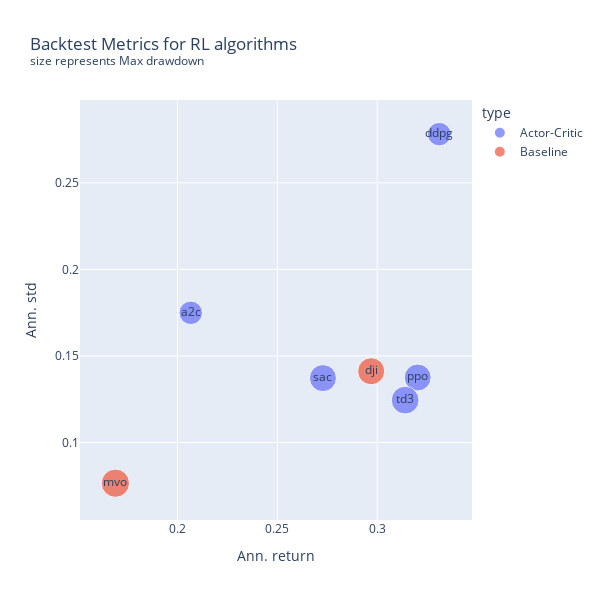

Source (notebook cell):
### Code cell
px.scatter(bm, y='Ann. std', x='Ann. return', color='type',   size='Max drawdown', # hover_name='tic',
           title='Backtest Metrics for RL algorithms<br><sup>size represents Max drawdown</sup>', text='algo', 
           #labels={'Final value': 'Final value', 'Sharpe': 'Sharpe Ratio'}, #, 'total_trades': 'Total Trades'
           width=600, height=600, 
          ).show() # template='plotly_white'

### Figure 1 — Plotly figure (JSON) as saved in the notebook; plotly's stock layout.template omitted (floating-point values rounded to 4 significant figures)
{"data": [{"hovertemplate": "type=Actor-Critic<br>Ann. return=%{x}<br>Ann. std=%{y}<br>Max drawdown=%{marker.size}<br>algo=%{text}<extra></extra>", "legendgroup": "Actor-Critic", "marker": {"color": "#636efa", "size": [0.6208, 0.622, 0.8196, 0.8695, 0.8254], "sizemode": "area", "sizeref": 0.002249, "symbol": "circle"}, "mode": "markers+text", "name": "Actor-Critic", "orientation": "v", "showlegend": true, "text": ["a2c", "ddpg", "ppo", "td3", "sac"], "type": "scatter", "x": [0.2066, 0.3311, 0.3203, 0.314, 0.2728], "xaxis": "x", "y": [0.1749, 0.2781, 0.1376, 0.1245, 0.1372], "yaxis": "y"}, {"hovertemplate": "type=Baseline<br>Ann. return=%{x}<br>Ann. std=%{y}<br>Max drawdown=%{marker.size}<br>algo=%{text}<extra></extra>", "legendgroup": "Baseline", "marker": {"color": "#EF553B", "size": [0.8998, 0.8294], "sizemode": "area", "sizeref": 0.002249, "symbol": "circle"}, "mode": "markers+text", "name": "Baseline", "orientation": "v", "showlegend": true, "text": ["mvo", "dji"], "type": "scatter", "x": [0.1689, 0.297], "xaxis": "x", "y": [0.07653, 0.1412], "yaxis": "y"}], "layout": {"height": 600, "legend": {"itemsizing": "constant", "title": {"text": "type"}, "tracegroupgap": 0}, "title": {"text": "Backtest Metrics for RL algorithms<br><sup>size represents Max drawdown</sup>"}, "width": 600, "xaxis": {"anchor": "y", "domain": [0, 1], "title": {"text": "Ann. return"}}, "yaxis": {"anchor": "x", "domain": [0, 1], "title": {"text": "Ann. std"}}}}
